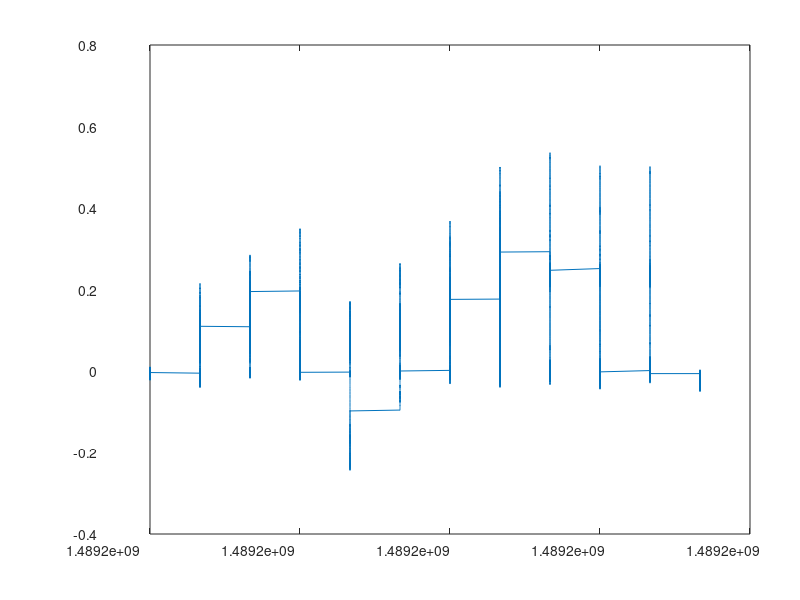

The MATLAB source for this figure: (Note: this script raises an error after producing the figure.)
%% Load mat data
load('dynamic_yaw_test_data.mat')

%% Look at all data
figure(1)
clf()
plot(time,ang_vel)
hold on
plot(ts_cmd.Time-ts_odomv.Time(1),ts_cmd.Data,'o')
legend([cols_odomv;cols_cmd])

%% combine x/y velocities
vv = sqrt(ts_odomv.Data(:,1).^2+ts_odomv.Data(:,2).^2);
tt = ts_odomv.Time()-ts_odomv.Time(1);

figure(2)
clf()
plot(tt,vv,'.')
hold on
plot(ts_cmd.Time-ts_odomv.Time(1),ts_cmd.Data,'o')
legend([{'vel'};cols_cmd])


%% Select a single experiment using time
t0 = 272.5;  % start time 
tf = 299.0;  % end time

% Array of start times
T0 = [178.9, 272.5, 403.0, 514.5];
    
TF = [215.0, 299.0, 425.0, 530.0];

for ii = 1:length(T0)
    t0 = T0(ii);
    tf = TF(ii);
    I = find(tt>=t0,1,'first')
    J = find(tt<=tf,1,'last')

    ttt = tt(I:J)-tt(I);
    vvv = vv(I:J);
    figure(3)
    clf()
    plot(ttt,vvv,'.')
    xlabel('Time [s]');
    ylabel('Velocity [m/s]')

    %% Fit
    % Spacify value for drag
    k = 16.91; % quadratic drag term for surge from Nick

    % ft = fittype( @(m,vss,k,x) vss*tanh(vss*k/m*x),...
    %     'problem',{'vss','k'},...
    %     'independent',{'x'})
    % [f0,gof,output] = fit(ttt,vvv,ft,'problem',{vss,k})
    %fo = fitoptions('Method','NonlinearLeastSquares',...
    %    'StartPoint',[10,1]);
    ft = fittype( @(m,vss,k,x) vss*tanh(vss*k/m*x),...
        'problem',{'k'},...
        'independent',{'x'})
    [f0,gof,output] = fit(ttt,vvv,ft,'problem',{k})
    c = confint(f0);

    vhat = feval(f0,ttt);
    figure(3)
    hold on
    plot(ttt,vhat,'r-')
    legend('Data',sprintf('Fit: k=%.2f N/(m/s)^2',k),'location','southeast')
    title(sprintf('V_{ss} = %.2f [%.2f,%.2f] m/s; m = %.2f [%.2f, %.2f] kg',...
        f0.vss,c(1,2),c(2,2),f0.m,c(1,1),c(2,1)))

    % Print figure to file
    exfig(150,sprintf('fit_%d.png',ii));
    pause
end



